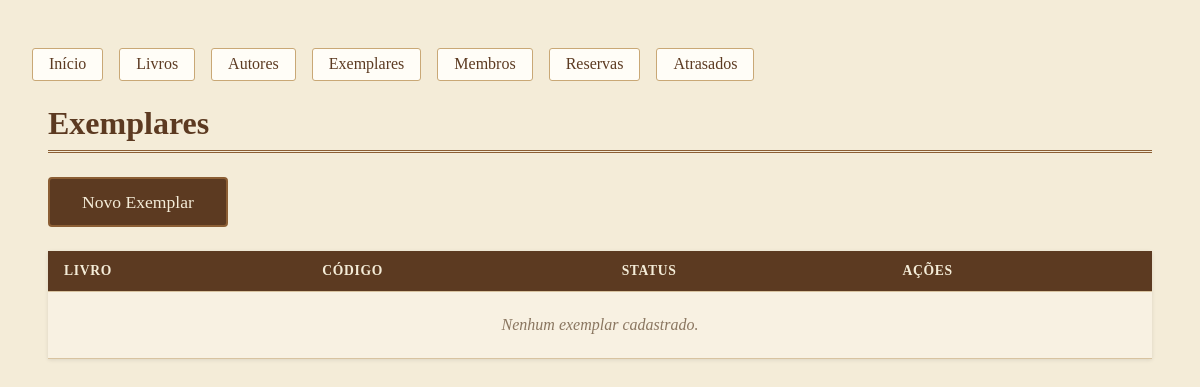
Page /exemplares/ on the earlier database version.
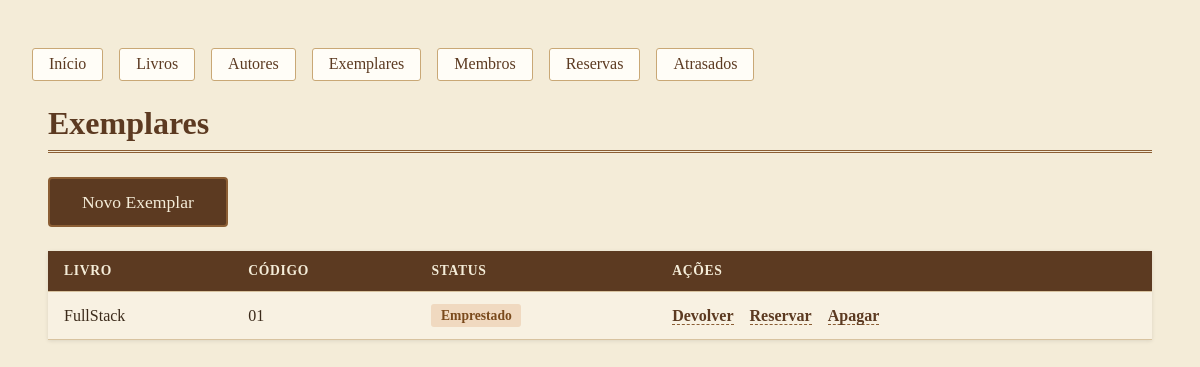
Same page on the later database version.
### acervo/models.py (models this page shows, shortened)
class Exemplar(models.Model):
    STATUS_CHOICES = [
        ('disponivel', 'Disponível'),
        ('emprestado', 'Emprestado'),
        ('reservado', 'Reservado'),
    ]
    livro = models.ForeignKey(Livro, on_delete=models.CASCADE, related_name='exemplares')
    codigo_patrimonio = models.CharField(max_length=20, unique=True)
    status = models.CharField(max_length=10, choices=STATUS_CHOICES, default='disponivel')

class Livro(models.Model):
    TIPO_CHOICES = [
        ('digital', 'Digital'),
        ('fisico', 'Físico'),
    ]
    CATEGORIA_CHOICES = [
        ('000', '000 – Generalidades e Informação'),
        ('100', '100 – Filosofia e Psicologia'),
        ('200', '200 – Religião e Teologia'),
        ('300', '300 – Ciências Sociais e Direito'),
        ('400', '400 – Linguística e Idiomas'),
        ('500', '500 – Ciências Puras (Exatas e Naturais)'),
        ('600', '600 – Ciências Aplicadas (Tecnologia)'),
        ('700', '700 – Artes e Recreação'),
        ('800', '800 – Literatura'),
        ('900', '900 – História e Geografia'),
    ]
    titulo = models.CharField(max_length=200)
    autor = models.ForeignKey(Autor, on_delete=models.CASCADE, related_name='livros')
    ano = models.IntegerField()
    tipo = models.CharField(max_length=10, choices=TIPO_CHOICES, default='fisico')
    categoria = models.CharField(max_length=3, choices=CATEGORIA_CHOICES, default='000')

### acervo/views.py (the view)
# urls.py: path('exemplares/', views.lista_exemplares, name='lista_exemplares'),
def lista_exemplares(request):
    exemplares = Exemplar.objects.select_related('livro').all()
    return render(request, 'acervo/exemplares/lista.html', {'exemplares': exemplares})

### acervo/templates/acervo/exemplares/lista.html (shortened to what this page needs)
{% extends 'acervo/base.html' %}
{% block conteudo %}
<h1>Exemplares</h1>
<a href="{% url 'novo_exemplar' %}" class="botao-principal">Novo Exemplar</a>
<table>
    <tr><th>Livro</th><th>Código</th><th>Status</th><th>Ações</th></tr>
    {% for exemplar in exemplares %}
    <tr>
        <td>{{ exemplar.livro.titulo }}</td>
        <td>{{ exemplar.codigo_patrimonio }}</td>
        <td><span class="status-badge status-{{ exemplar.status }}">{{ exemplar.get_status_display }}</span></td>
        <td>
            {% if exemplar.status == 'disponivel' %}
                <a href="{% url 'emprestar_exemplar' exemplar.id %}">Emprestar</a>
            {% elif exemplar.status == 'emprestado' %}
                <a href="{% url 'devolver_exemplar' exemplar.id %}">Devolver</a>
                <a href="{% url 'reservar_exemplar' exemplar.id %}">Reservar</a>
            {% endif %}
            <a href="{% url 'apagar_exemplar' exemplar.id %}">Apagar</a>
        </td>
    </tr>
    {% empty %}
    <tr><td colspan="4">Nenhum exemplar cadastrado.</td></tr>
    {% endfor %}
</table>
{% endblock %}

Differences in the rows shown:
added Exemplar: livro.titulo "FullStack", codigo_patrimonio "01", status "Emprestado", shows "Devolver"
Other differences:
text no longer shown: "Nenhum exemplar cadastrado."
